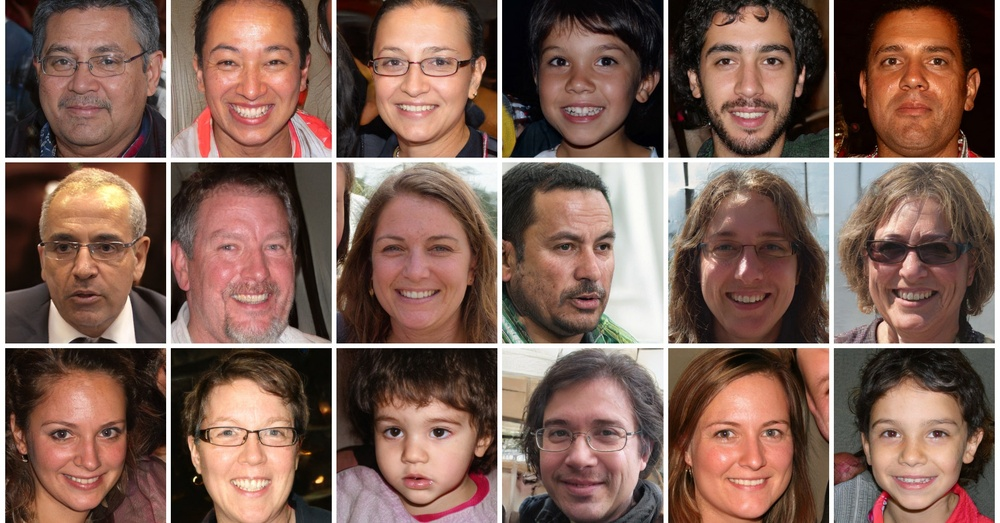
#> input picture Resources/ez.jpg, 1000 x 523 px, shrunk from 1920 x 1005 before the run, given in place of henlo.jpg, which was not available
$ python f1.py
#> lines starting #> are read from the running program, lines starting #| are printed output that depends on the picture; after the words box and inside, x2 and y2 are one past the last pixel; in counts of white or black regions, pixels touching at a corner belong together; pictures that were not available may be replaced by others from this repository, and a replacement may not be noted
import cv2 as ez
import numpy as np
'''print("Package imported")

img = ez.imread("C:/Users/Saurav/Desktop/aadhar.jpg") #image read(path)

ez.imshow("Output", img) # show image("window name", image object)
#cap = ez.VideoCapture("C:/Users/Saurav/Desktop/Twitch.mp4")
t = ez.VideoCapture(1) #using the input from the camera
t.set(3,640) #setting width = 640, 3 is the id of the width parameter
t.set(4,480) #setting height = 480
t.set(10,100) #setting brightness = 100
while(True):
    success, img1 = t.read() #success returns a bool value, denotes if image read
    ez.imshow("Video", img1)
    if ez.waitKey(1) & 0xFF == ord('q'):
        break
'''
img = ez.imread("Resources/henlo.jpg")
#> img is the input picture: shape (523, 1000, 3); mean B, G, R 87, 98.1, 127.7
kernel = np.ones((5,5), np.uint8) #kernel is a matrix of defined values, used to draw edges(eg. imgCanny)
imgGray = ez.cvtColor(img,ez.COLOR_BGR2GRAY) #converting to grayscale, bgr2gray = rgb to grayscale
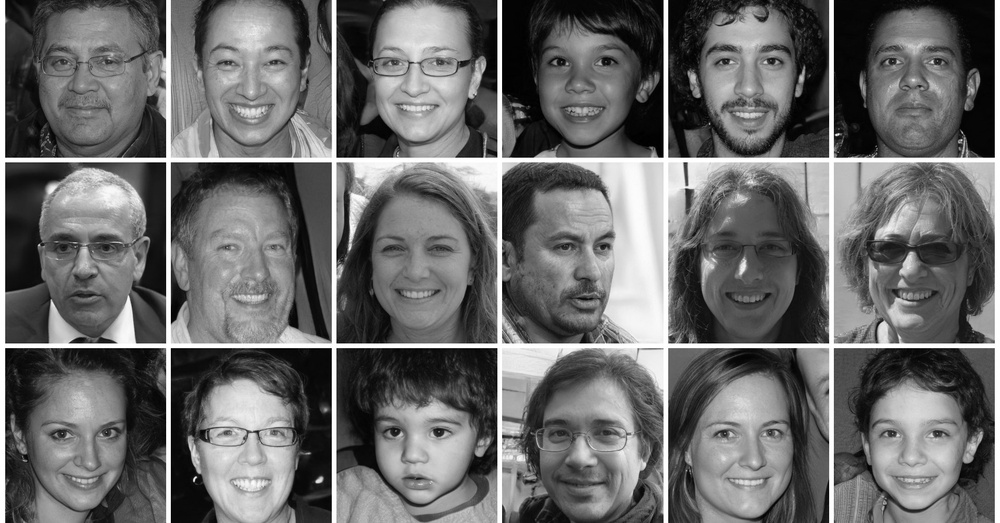
#> imgGray: shape (523, 1000); min 0, max 255, mean 105.7
imgBlur = ez.GaussianBlur(imgGray,(7,7), 0) #blurring image ksize = (7,7), sigmax = sigmay = 0 more the sigmax, higher the bluriness
imgCanny = ez.Canny(img, 50,50) #lower the values, more the no. of edges # canny used to detect edges
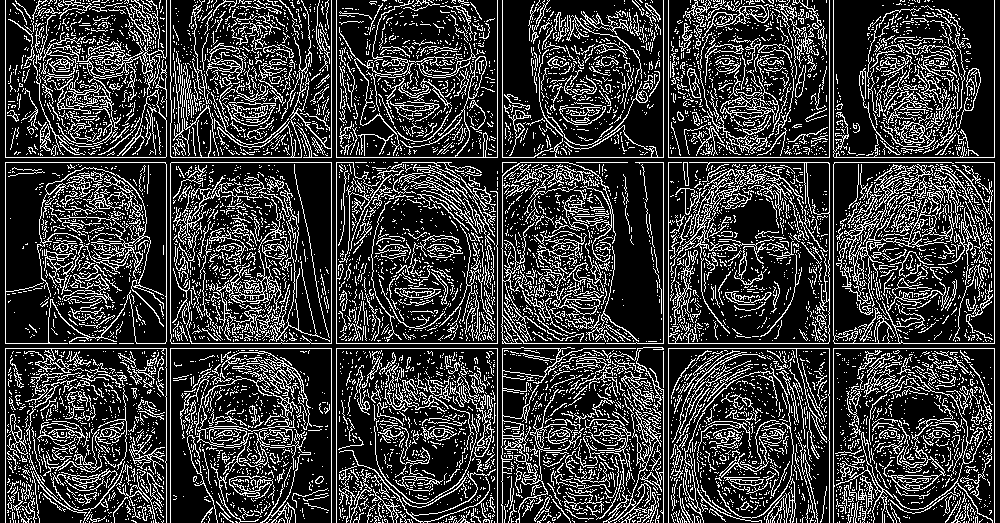
#> imgCanny: shape (523, 1000); 22.6% white in thin lines or dots
imgDilation = ez.dilate(imgCanny, kernel, iterations = 1) #the more the no. of iterations, the greater the thickness of edges
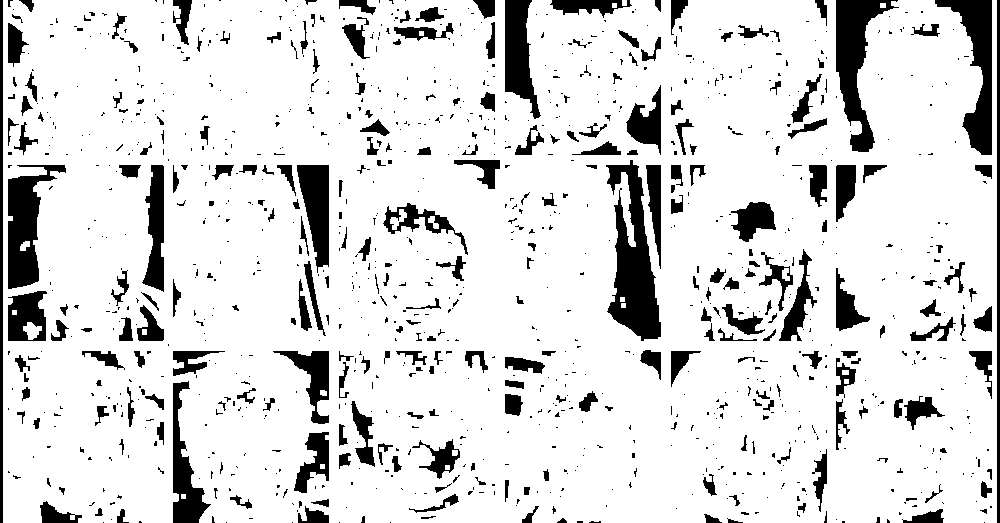
#> imgDilation: shape (523, 1000); 86% white; 1114 black regions (833 under 20 px), largest, box (x1, y1, x2, y2) and area: (606, 160, 661, 341) 5209, (836, 0, 899, 152) 3849, (935, 0, 992, 155) 3422
imgEroded = ez.erode(imgDilation, kernel, iterations = 1)#decreases the thickness of the edges
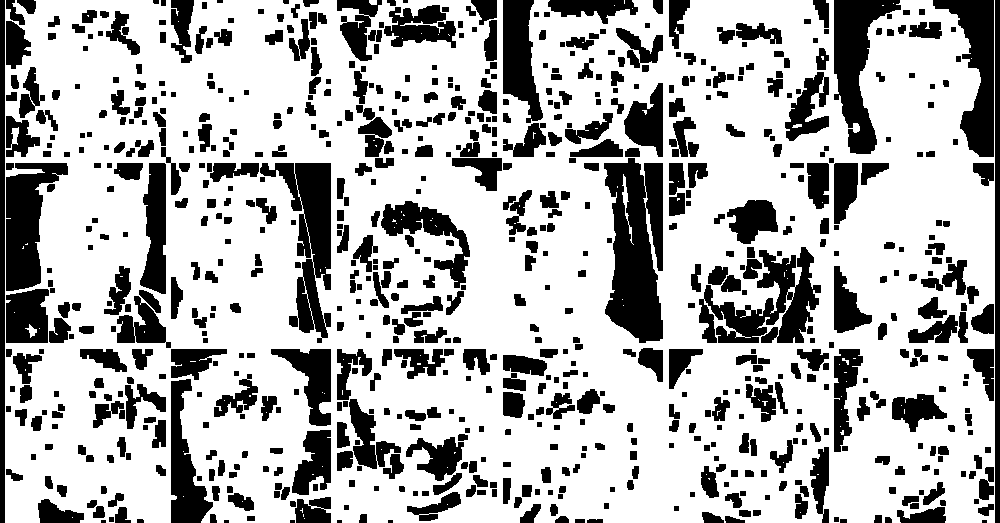
#> imgEroded: shape (523, 1000); 70.5% white; 751 black regions (8 under 20 px), largest, box (x1, y1, x2, y2) and area: (604, 158, 663, 343) 8183, (260, 163, 331, 343) 5663, (699, 247, 821, 343) 5546
#ez.imshow("BlurImage", imgBlur)
ez.imshow("ErodedImage", imgEroded)
ez.waitKey(0)

$ run again, on Resources/shapes.png
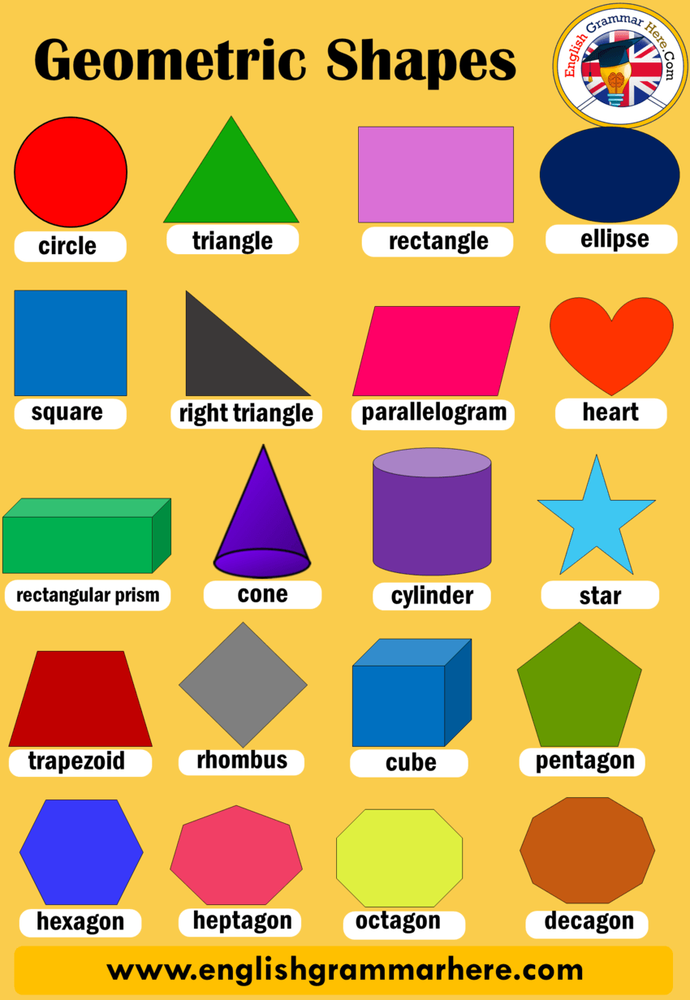
#> input picture Resources/shapes.png, 690 x 1000 px, shrunk from 850 x 1232 before the run, given in place of henlo.jpg, which was not available
#> img is the input picture: shape (1000, 690, 3); mean B, G, R 94.8, 164.1, 202.6
#> `imgCanny = ez.Canny(img, 50,50)`:
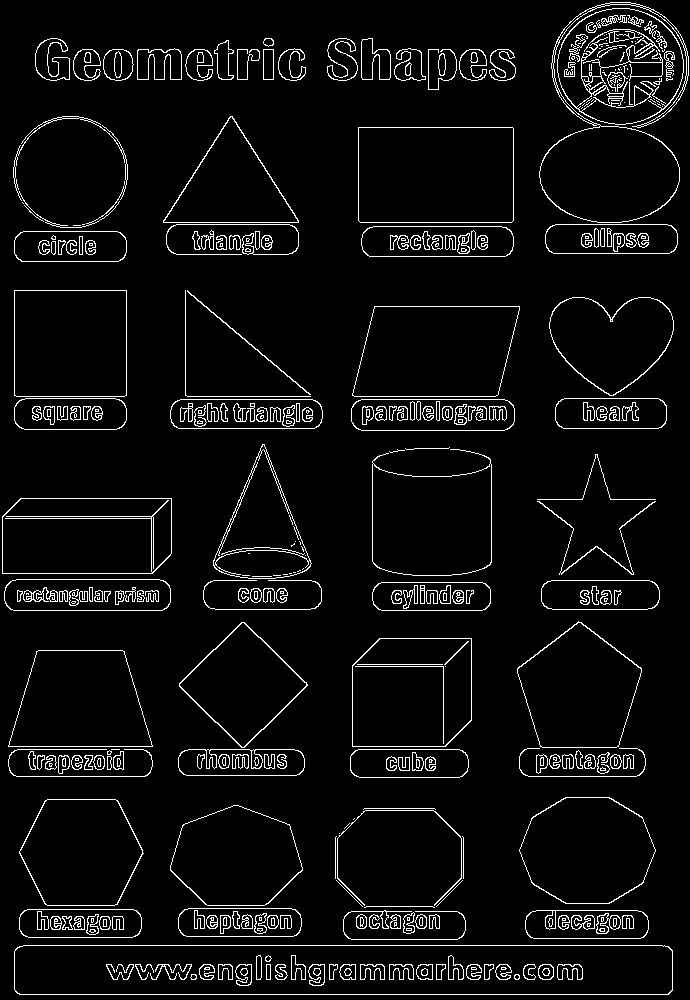
#> imgCanny: shape (1000, 690); 5.3% white in thin lines or dots
#> imgDilation: shape (1000, 690); 23% white; 29 white regions, largest, box (x1, y1, x2, y2) and area: (537, 0, 690, 256) 17425, (104, 953, 585, 988) 9642, (33, 36, 308, 83) 7499
#> `imgEroded = ez.erode(imgDilation, kernel, iterations = 1)#decreases th..`:
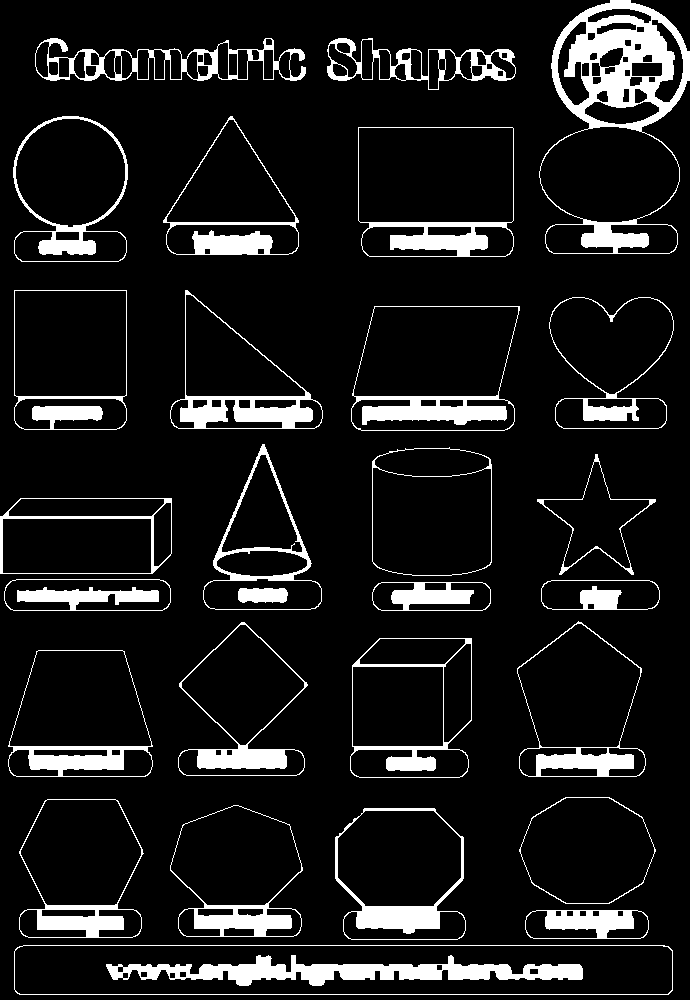
#> imgEroded: shape (1000, 690); 10.1% white; 29 white regions, largest, box (x1, y1, x2, y2) and area: (539, 0, 690, 254) 10313, (106, 955, 583, 986) 6578, (351, 306, 520, 431) 3403
